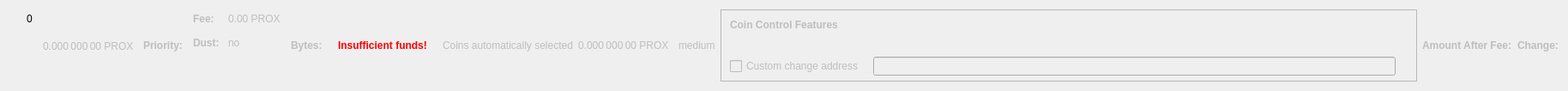
    <widget class="QWidget" name="dummyHideWidget" native="true">
     <property name="maximumSize">
      <size>
       <width>100</width>
       <height>22</height>
      </size>
     </property>
     <layout class="QHBoxLayout" name="dummyHideLayout">
      <item>
       <layout class="QFormLayout" name="formLayoutCoinControl1">
        <property name="horizontalSpacing">
         <number>10</number>
        </property>
        <property name="verticalSpacing">
         <number>14</number>
        </property>
        <property name="leftMargin">
         <number>10</number>
        </property>
        <property name="topMargin">
         <number>4</number>
        </property>
        <property name="rightMargin">
         <number>6</number>
        </property>
        <item row="0" column="1">
         <widget class="QLabel" name="labelCoinControlBytes">
          <property name="cursor">
           <cursorShape>IBeamCursor</cursorShape>
          </property>
          <property name="contextMenuPolicy">
           <enum>Qt::ActionsContextMenu</enum>
          </property>
          <property name="text">
           <string notr="true">0</string>
          </property>
          <property name="textInteractionFlags">
           <set>Qt::LinksAccessibleByMouse|Qt::TextSelectableByKeyboard|Qt::TextSelectableByMouse</set>
          </property>
         </widget>
        </item>
       </layout>
      </item>
      <item>
       <widget class="QLabel" name="labelCoinControlAfterFee">
        <property name="enabled">
         <bool>false</bool>
        </property>
        <property name="sizePolicy">
         <sizepolicy hsizetype="Fixed" vsizetype="Fixed">
          <horstretch>0</horstretch>
          <verstretch>0</verstretch>
         </sizepolicy>
        </property>
        <property name="minimumSize">
         <size>
          <width>111</width>
          <height>12</height>
         </size>
        </property>
        <property name="maximumSize">
         <size>
          <width>111</width>
          <height>12</height>
         </size>
        </property>
        <property name="cursor">
         <cursorShape>IBeamCursor</cursorShape>
        </property>
        <property name="contextMenuPolicy">
         <enum>Qt::ActionsContextMenu</enum>
        </property>
        <property name="text">
         <string notr="true">0.000 000 00 PROX</string>
        </property>
        <property name="textInteractionFlags">
         <set>Qt::LinksAccessibleByMouse|Qt::TextSelectableByKeyboard|Qt::TextSelectableByMouse</set>
        </property>
       </widget>
      </item>
      <item>
       <widget class="QLabel" name="labelCoinControlPriorityText">
        <property name="enabled">
         <bool>false</bool>
        </property>
        <property name="font">
         <font>
          <weight>75</weight>
          <bold>true</bold>
         </font>
        </property>
        <property name="text">
         <string>Priority:</string>
        </property>
       </widget>
      </item>
      <item>
       <layout class="QHBoxLayout" name="horizontalLayout"/>
      </item>
      <item>
       <layout class="QFormLayout" name="formLayoutCoinControl3">
        <property name="horizontalSpacing">
         <number>10</number>
        </property>
        <property name="verticalSpacing">
         <number>14</number>
        </property>
        <property name="leftMargin">
         <number>6</number>
        </property>
        <property name="topMargin">
         <number>4</number>
        </property>
        <property name="rightMargin">
         <number>6</number>
        </property>
        <item row="0" column="0">
         <widget class="QLabel" name="labelCoinControlFeeText">
          <property name="enabled">
           <bool>false</bool>
          </property>
          <property name="font">
           <font>
            <weight>75</weight>
            <bold>true</bold>
           </font>
          </property>
          <property name="text">
           <string>Fee:</string>
          </property>
          <property name="margin">
           <number>0</number>
          </property>
         </widget>
        </item>
        <item row="0" column="1">
         <widget class="QLabel" name="labelCoinControlFee">
          <property name="enabled">
           <bool>false</bool>
          </property>
          <property name="cursor">
           <cursorShape>IBeamCursor</cursorShape>
          </property>
          <property name="contextMenuPolicy">
           <enum>Qt::ActionsContextMenu</enum>
          </property>
          <property name="text">
           <string notr="true">0.00 PROX</string>
          </property>
          <property name="textInteractionFlags">
           <set>Qt::LinksAccessibleByMouse|Qt::TextSelectableByKeyboard|Qt::TextSelectableByMouse</set>
          </property>
         </widget>
        </item>
        <item row="1" column="0">
         <widget class="QLabel" name="labelCoinControlLowOutputText">
          <property name="enabled">
           <bool>false</bool>
          </property>
          <property name="font">
           <font>
            <weight>75</weight>
            <bold>true</bold>
           </font>
          </property>
          <property name="text">
           <string>Dust:</string>
          </property>
         </widget>
        </item>
        <item row="1" column="1">
         <widget class="QLabel" name="labelCoinControlLowOutput">
          <property name="enabled">
           <bool>false</bool>
          </property>
          <property name="cursor">
           <cursorShape>IBeamCursor</cursorShape>
          </property>
          <property name="contextMenuPolicy">
           <enum>Qt::ActionsContextMenu</enum>
          </property>
          <property name="text">
           <string>no</string>
          </property>
          <property name="textInteractionFlags">
           <set>Qt::LinksAccessibleByMouse|Qt::TextSelectableByKeyboard|Qt::TextSelectableByMouse</set>
          </property>
         </widget>
        </item>
       </layout>
      </item>
      <item>
       <widget class="QLabel" name="labelCoinControlBytesText">
        <property name="enabled">
         <bool>false</bool>
        </property>
        <property name="font">
         <font>
          <weight>75</weight>
          <bold>true</bold>
         </font>
        </property>
        <property name="text">
         <string>Bytes:</string>
        </property>
       </widget>
      </item>
      <item>
       <layout class="QFormLayout" name="formLayoutCoinControl2">
        <property name="horizontalSpacing">
         <number>10</number>
        </property>
        <property name="verticalSpacing">
         <number>14</number>
        </property>
        <property name="leftMargin">
         <number>6</number>
        </property>
        <property name="topMargin">
         <number>4</number>
        </property>
        <property name="rightMargin">
         <number>6</number>
        </property>
       </layout>
      </item>
      <item>
       <layout class="QHBoxLayout" name="horizontalLayoutCoinControl2">
        <property name="spacing">
         <number>8</number>
        </property>
        <property name="bottomMargin">
         <number>10</number>
        </property>
       </layout>
      </item>
      <item>
       <widget class="QLabel" name="labelCoinControlInsuffFunds">
        <property name="enabled">
         <bool>false</bool>
        </property>
        <property name="minimumSize">
         <size>
          <width>0</width>
          <height>0</height>
         </size>
        </property>
        <property name="font">
         <font>
          <weight>75</weight>
          <bold>true</bold>
         </font>
        </property>
        <property name="styleSheet">
         <string notr="true">color:red;font-weight:bold;</string>
        </property>
        <property name="text">
         <string>Insufficient funds!</string>
        </property>
        <property name="margin">
         <number>5</number>
        </property>
       </widget>
      </item>
      <item>
       <layout class="QFormLayout" name="formLayoutCoinControl4">
        <property name="horizontalSpacing">
         <number>10</number>
        </property>
        <property name="verticalSpacing">
         <number>14</number>
        </property>
        <property name="leftMargin">
         <number>6</number>
        </property>
        <property name="topMargin">
         <number>4</number>
        </property>
        <property name="rightMargin">
         <number>6</number>
        </property>
       </layout>
      </item>
      <item>
       <widget class="QLabel" name="labelCoinControlAutomaticallySelected">
        <property name="enabled">
         <bool>false</bool>
        </property>
        <property name="sizePolicy">
         <sizepolicy hsizetype="Fixed" vsizetype="Fixed">
          <horstretch>0</horstretch>
          <verstretch>0</verstretch>
         </sizepolicy>
        </property>
        <property name="minimumSize">
         <size>
          <width>0</width>
          <height>0</height>
         </size>
        </property>
        <property name="maximumSize">
         <size>
          <width>240</width>
          <height>16777215</height>
         </size>
        </property>
        <property name="text">
         <string>Coins automatically selected</string>
        </property>
        <property name="margin">
         <number>5</number>
        </property>
       </widget>
      </item>
      <item>
       <widget class="QLabel" name="labelCoinControlChange">
        <property name="enabled">
         <bool>false</bool>
        </property>
        <property name="sizePolicy">
         <sizepolicy hsizetype="Fixed" vsizetype="Fixed">
          <horstretch>0</horstretch>
          <verstretch>0</verstretch>
         </sizepolicy>
        </property>
        <property name="minimumSize">
         <size>
          <width>111</width>
          <height>0</height>
         </size>
        </property>
        <property name="maximumSize">
         <size>
          <width>111</width>
          <height>16777215</height>
         </size>
        </property>
        <property name="cursor">
         <cursorShape>IBeamCursor</cursorShape>
        </property>
        <property name="contextMenuPolicy">
         <enum>Qt::ActionsContextMenu</enum>
        </property>
        <property name="text">
         <string notr="true">0.000 000 00 PROX</string>
        </property>
        <property name="textInteractionFlags">
         <set>Qt::LinksAccessibleByMouse|Qt::TextSelectableByKeyboard|Qt::TextSelectableByMouse</set>
        </property>
       </widget>
      </item>
      <item>
       <widget class="QLabel" name="labelCoinControlPriority">
        <property name="enabled">
         <bool>false</bool>
        </property>
        <property name="cursor">
         <cursorShape>IBeamCursor</cursorShape>
        </property>
        <property name="contextMenuPolicy">
         <enum>Qt::ActionsContextMenu</enum>
        </property>
        <property name="text">
         <string>medium</string>
        </property>
        <property name="textInteractionFlags">
         <set>Qt::LinksAccessibleByMouse|Qt::TextSelectableByKeyboard|Qt::TextSelectableByMouse</set>
        </property>
       </widget>
      </item>
      <item>
       <widget class="QFrame" name="frameCoinControl">
        <property name="sizePolicy">
         <sizepolicy hsizetype="Expanding" vsizetype="Expanding">
          <horstretch>0</horstretch>
          <verstretch>0</verstretch>
         </sizepolicy>
        </property>
        <property name="maximumSize">
         <size>
          <width>16777215</width>
          <height>16777215</height>
         </size>
        </property>
        <property name="frameShape">
         <enum>QFrame::StyledPanel</enum>
        </property>
        <property name="frameShadow">
         <enum>QFrame::Sunken</enum>
        </property>
        <layout class="QVBoxLayout" name="verticalLayoutCoinControl2_2">
         <property name="spacing">
          <number>0</number>
         </property>
         <property name="leftMargin">
          <number>0</number>
         </property>
         <property name="topMargin">
          <number>0</number>
         </property>
         <property name="rightMargin">
          <number>0</number>
         </property>
         <property name="bottomMargin">
          <number>6</number>
         </property>
         <item>
          <layout class="QVBoxLayout" name="verticalLayoutCoinControl" stretch="0,0,0,1">
           <property name="spacing">
            <number>0</number>
           </property>
           <property name="leftMargin">
            <number>10</number>
           </property>
           <property name="topMargin">
            <number>10</number>
           </property>
           <item>
            <layout class="QHBoxLayout" name="horizontalLayoutCoinControl1">
             <property name="bottomMargin">
              <number>15</number>
             </property>
             <item>
              <widget class="QLabel" name="labelCoinControlFeatures">
               <property name="enabled">
                <bool>false</bool>
               </property>
               <property name="sizePolicy">
                <sizepolicy hsizetype="Preferred" vsizetype="Maximum">
                 <horstretch>0</horstretch>
                 <verstretch>0</verstretch>
                </sizepolicy>
               </property>
               <property name="font">
                <font>
                 <weight>75</weight>
                 <bold>true</bold>
                </font>
               </property>
               <property name="styleSheet">
                <string notr="true">font-weight:bold;</string>
               </property>
               <property name="text">
                <string>Coin Control Features</string>
               </property>
              </widget>
             </item>
            </layout>
           </item>
           <item>
            <widget class="QWidget" name="widgetCoinControl" native="true">
             <property name="sizePolicy">
              <sizepolicy hsizetype="Preferred" vsizetype="Preferred">
               <horstretch>0</horstretch>
               <verstretch>0</verstretch>
              </sizepolicy>
             </property>
             <property name="minimumSize">
              <size>
               <width>0</width>
               <height>0</height>
              </size>
             </property>
             <property name="styleSheet">
              <string notr="true"/>
             </property>
             <layout class="QHBoxLayout" name="horizontalLayoutCoinControl5_2">
              <property name="leftMargin">
               <number>0</number>
              </property>
              <property name="topMargin">
               <number>0</number>
              </property>
              <property name="rightMargin">
               <number>0</number>
              </property>
              <property name="bottomMargin">
               <number>0</number>
              </property>
              <item>
               <layout class="QHBoxLayout" name="horizontalLayoutCoinControl3">
                <property name="spacing">
                 <number>20</number>
                </property>
                <property name="topMargin">
                 <number>0</number>
                </property>
                <property name="bottomMargin">
                 <number>10</number>
                </property>
               </layout>
              </item>
             </layout>
            </widget>
           </item>
           <item>
            <layout class="QHBoxLayout" name="horizontalLayoutCoinControl4" stretch="0,0,0">
             <property name="spacing">
              <number>12</number>
             </property>
             <property name="sizeConstraint">
              <enum>QLayout::SetDefaultConstraint</enum>
             </property>
             <property name="topMargin">
              <number>5</number>
             </property>
             <property name="rightMargin">
              <number>5</number>
             </property>
             <item>
              <widget class="QCheckBox" name="checkBoxCoinControlChange">
               <property name="enabled">
                <bool>false</bool>
               </property>
               <property name="toolTip">
                <string>If this is activated, but the change address is empty or invalid, change will be sent to a newly generated address.</string>
               </property>
               <property name="text">
                <string>Custom change address</string>
               </property>
              </widget>
             </item>
             <item>
              <widget class="QValidatedLineEdit" name="lineEditCoinControlChange">
               <property name="enabled">
                <bool>false</bool>
               </property>
               <property name="sizePolicy">
                <sizepolicy hsizetype="Expanding" vsizetype="Fixed">
                 <horstretch>0</horstretch>
                 <verstretch>0</verstretch>
                </sizepolicy>
               </property>
              </widget>
             </item>
             <item>
              <widget class="QLabel" name="labelCoinControlChangeLabel_2">
               <property name="sizePolicy">
                <sizepolicy hsizetype="Preferred" vsizetype="Expanding">
                 <horstretch>0</horstretch>
                 <verstretch>0</verstretch>
                </sizepolicy>
               </property>
               <property name="minimumSize">
                <size>
                 <width>0</width>
                 <height>0</height>
                </size>
               </property>
               <property name="text">
                <string/>
               </property>
               <property name="margin">
                <number>3</number>
               </property>
              </widget>
             </item>
            </layout>
           </item>
           <item>
            <spacer name="verticalSpacerCoinControl">
             <property name="orientation">
              <enum>Qt::Vertical</enum>
             </property>
             <property name="sizeHint" stdset="0">
              <size>
               <width>800</width>
               <height>1</height>
              </size>
             </property>
            </spacer>
           </item>
          </layout>
         </item>
        </layout>
       </widget>
      </item>
      <item>
       <widget class="QLabel" name="labelCoinControlAfterFeeText">
        <property name="enabled">
         <bool>false</bool>
        </property>
        <property name="minimumSize">
         <size>
          <width>0</width>
          <height>0</height>
         </size>
        </property>
        <property name="maximumSize">
         <size>
          <width>16777215</width>
          <height>16777215</height>
         </size>
        </property>
        <property name="font">
         <font>
          <weight>75</weight>
          <bold>true</bold>
         </font>
        </property>
        <property name="text">
         <string>Amount After Fee:</string>
        </property>
        <property name="alignment">
         <set>Qt::AlignLeading|Qt::AlignLeft|Qt::AlignVCenter</set>
        </property>
        <property name="margin">
         <number>0</number>
        </property>
       </widget>
      </item>
      <item>
       <widget class="QLabel" name="labelCoinControlChangeText">
        <property name="enabled">
         <bool>false</bool>
        </property>
        <property name="sizePolicy">
         <sizepolicy hsizetype="Preferred" vsizetype="Preferred">
          <horstretch>0</horstretch>
          <verstretch>0</verstretch>
         </sizepolicy>
        </property>
        <property name="minimumSize">
         <size>
          <width>0</width>
          <height>0</height>
         </size>
        </property>
        <property name="maximumSize">
         <size>
          <width>16777215</width>
          <height>16777215</height>
         </size>
        </property>
        <property name="font">
         <font>
          <weight>75</weight>
          <bold>true</bold>
         </font>
        </property>
        <property name="text">
         <string>Change:</string>
        </property>
        <property name="alignment">
         <set>Qt::AlignLeading|Qt::AlignLeft|Qt::AlignVCenter</set>
        </property>
       </widget>
      </item>
     </layout>
    </widget>
